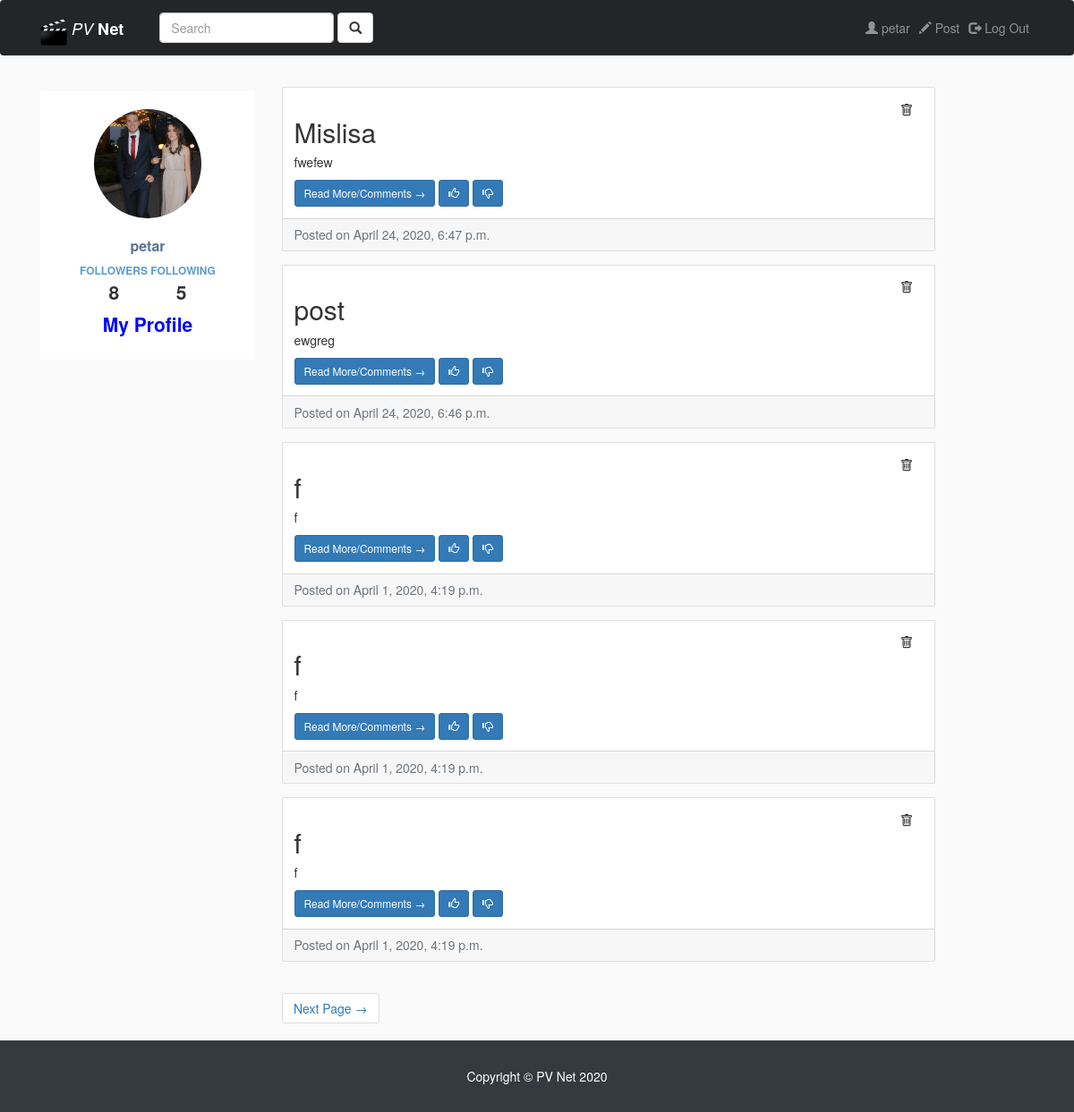
The page /users/profile/1/ (signed in) on the database as committed earlier.
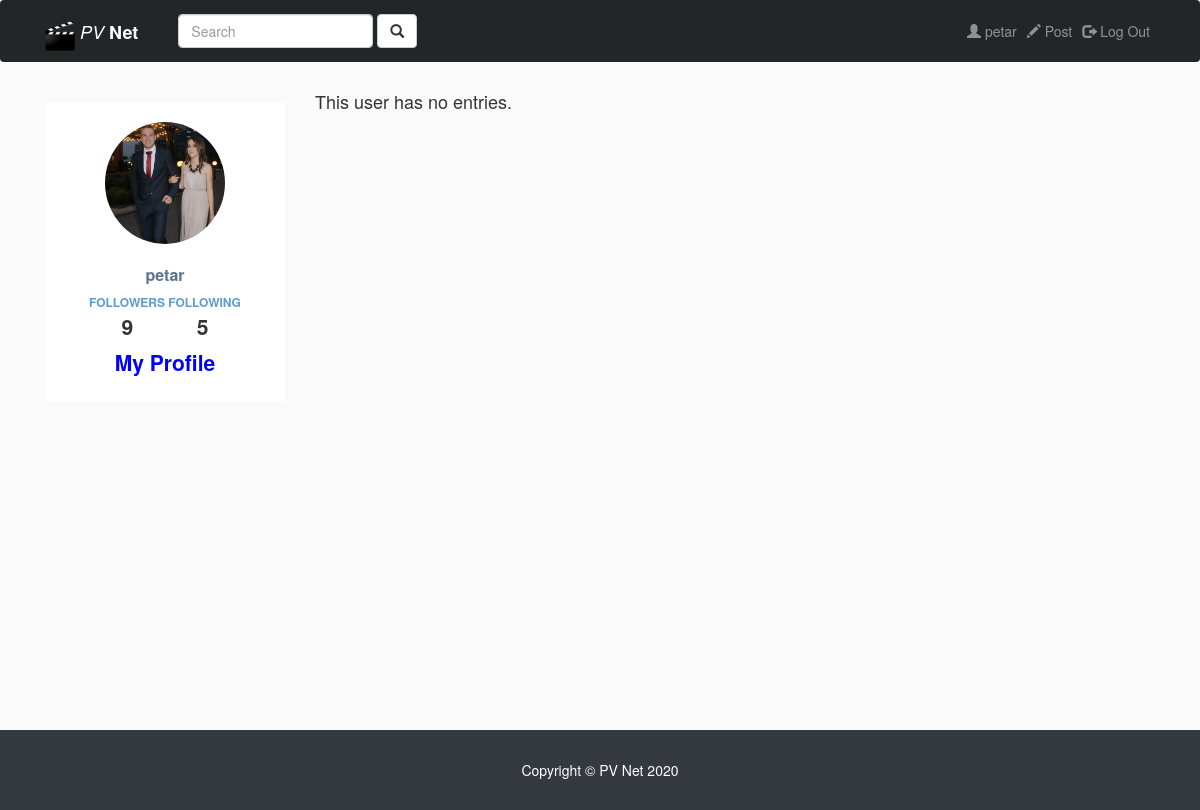
The same page on the database as committed later.
### users/models.py (models this page shows, shortened)
class UserProfile(models.Model):
    user = models.OneToOneField(User, on_delete = models.CASCADE)
    image = models.ImageField(upload_to="images/", blank=True)
    class Meta:
        verbose_name_plural = 'ProfileUsers'

### entries/models.py (models this page shows, shortened)
class Entry(models.Model):
    entry_title = models.CharField(max_length=50)
    entry_text = models.TextField()
    entry_date = models.DateTimeField(auto_now_add=True)
    entry_author = models.ForeignKey(User, on_delete = models.CASCADE)
    class Meta:
        verbose_name_plural = 'entries'

### users/views.py (the view)
# urls.py: path('profile/<int:pk>/', views.ProfileView.as_view(), name='profile'),
class ProfileView(ListView):
    model = Entry
    template_name = 'users/profile.html'
    context_object_name = "profile_entries"
    paginate_by = 5
    def get_queryset(self):
        return Entry.objects.filter(entry_author_id=self.kwargs['pk']).order_by('-entry_date')
    def get_context_data(self, **kwargs):
        context = super().get_context_data(**kwargs)
        user = User.objects.filter(pk=self.kwargs['pk'])[0]
        is_following = user.userprofile.followers.all().filter(follower=self.request.user.userprofile).exists()
        followers_number = user.userprofile.followers.all().count()
        following_number = user.userprofile.following.all().count()
        context['followers_number'] = followers_number
        context['following_number'] = following_number
        context['entry_user'] = user
        context['is_following'] = is_following
        return context

### users/templates/users/profile.html
{% extends "entries/base.html" %}
{% load static %}
{% block content %}
<div class="row profile">
		<div class="col-md-3">
			<div class="profile-sidebar">
				<div class="profile-userpic">
          {% if entry_user.userprofile.image %}
          <img src="{{entry_user.userprofile.image.url}}" class="img-responsive" alt="No image">
            {% else %}
          <img class="img-responsive" src="{% static 'photo/no-photo.png' %}" alt="No image">
          {% endif %}
				</div>
				<div class="profile-userbuttons">
          <div id="follow-section">
            {% include "users/follow.html" %}
          </div>
				</div>
			</div>
		</div>
	</div>
	<div class="col-md-8">
		<div id="delete-section">
			{% include "users/userEntries.html" %}
		</div>
	</div>
{% endblock %}

### entries/templates/entries/base.html (shortened to what this page needs)
{% load static %}
<!DOCTYPE html>
<html lang="en">
<head>
  <link href="{% static "entries/vendor/bootstrap/css/bootstrap.min.css" %}" rel="stylesheet">
  <link rel="stylesheet" href="https://maxcdn.bootstrapcdn.com/bootstrap/3.3.7/css/bootstrap.min.css">
  <link href="{% static "entries/css/blog-home.css" %}" rel="stylesheet">
</head>
<body>
  <div class="wrapper">
  <nav class="navbar navbar-expand-lg navbar-dark bg-custom fixed-top">
    <div class="container">
      <a class="navbar-brand" href="{% url 'blog-home' %}"> <img src="{% static "photo/director.png" %}" width="30px" height="30px" class="d-inline-block align-top" style="background-color; white"> <i>PV </i><b>Net</b> </a>
      {% if user.is_authenticated %}
      <form class="navbar-form navbar-left" method="GET" action="{% url 'user_search' %}">
      <div class="form-group">
        <input type="text" class="form-control" name="search" placeholder="Search">
      </div>
      <button type="submit" class="btn btn-default"> <span class="glyphicon glyphicon-search"></span> </button>
    </form>
    {% endif %}
      <div class="collapse navbar-collapse" id="navbarResponsive">
      <ul class="nav navbar-nav navbar-right">
          {% if user.is_authenticated %}
          <li class="nav-item">
            <a class="nav-link" href="{% url 'profile' user.pk %}"> <span class="glyphicon glyphicon-user"> </span> {{user.username}}</a>
          </li>
          <li class="nav-item">
            <a class="nav-link" href="{% url 'create_entry' %}"> <span class="glyphicon glyphicon-pencil"></span> Post </a>
          </li>
          <li class="nav-item">
            <a class="nav-link" href="{% url 'logout' %}"> <span class="glyphicon glyphicon-log-out"> </span> Log Out</a>
          </li>
          {% endif %}
        </ul>
      </div>
    </div>
  </nav>
  <div class="container">
    <div class="row">
    {% block content %} {% endblock %}
    </div>
  </div>
  </div>
  <footer class="py-5 bg-dark">
    <div class="container">
      <p class="m-0 text-center text-white">Copyright &copy; PV Net 2020</p>
    </div>
  </footer>
</body>
</html>

### users/templates/users/follow.html
<div class="profile-usertitle">
  <div class="profile-usertitle-name">
    {% if entry_user.username%}
    {{entry_user.username}}
    {% else %}
    {{ username }}
    {% endif %}
  </div>
  <div class="profile-usertitle-job">
    Followers Following
  </div>
  <span class="followers-following f">
  {{ followers_number }}
</span>
<span class="followers-following fer">
{{ following_number }}
</span>
</div>
{% if request.user.is_authenticated %}
  {% if request.user != entry_user %}
  <form method="post">
    {% csrf_token %}
    {% if is_following %}
      {% if user_follow %}
        <button type="button" id="follow"  class="btn btn-danger btn-sm" value="{{ user_follow.pk }}" name="button">Unfollow</button>
      {% else %}
        <button type="button" id="follow"  class="btn btn-danger btn-sm" value="{{ entry_user.pk }}" name="button">Unfollow</button>
      {% endif %}
      {% else %}
        {% if user_follow %}
          <button type="button" id="follow" class="btn btn-success btn-sm" value="{{ user_follow.pk }}" name="button">Follow</button>
        {% else %}
          <button type="button" id="follow" class="btn btn-success btn-sm" value="{{ entry_user.pk }}" name="button">Follow</button>
        {% endif %}
    {% endif %}
  </form>
  {% else %}
  <h5 style="color: blue; font-size: 1.5em; font-weight: bold;"> My Profile</h5>
  {% endif %}
{% endif %}

### users/templates/users/userEntries.html (shortened to what this page needs)
    {% for entry in profile_entries %}
    <div class="card mb-4 mt-4">
    <div class="card-body">
            {% if entry.entry_author == request.user %}
                <form method="POST">
                    <div class="delete-button">
                        <button class="button" type="submit" id="delete" value="{{ entry.pk }}" onclick="return confirm('Are you sure you want to delete this?')">
                                </button>
                    </div>
                </form>
                {% endif %}
        <h2 class="card-title">{{ entry.entry_title }}</h2>
        <p class="card-text"> {{ entry.entry_text|truncatechars:100 }}</p>
        <a href="{% url 'entry-detail' entry.pk %}" class="btn btn-primary btn-sm">Read More/Comments &rarr;</a>
        <a href="" class="btn btn-primary btn-sm"> <span class="glyphicon glyphicon-thumbs-up"></span> </a>
  <a href="" class="btn btn-primary btn-sm"> <span class="glyphicon glyphicon-thumbs-down"></span> </a>
    </div>
    <div class="card-footer text-muted">
        Posted on {{ entry.entry_date }}
    </div>
    </div>
    {% empty %}
    <h4>This user has no entries.</h4>
    {% endfor %}
    {% if is_paginated %}
    <ul class="pagination justify-content-center mb-4">
    {% if page_obj.has_next %}
    <li class="page-item">
        <a class="page-link" href="?page={{ page_obj.next_page_number }}">Next Page &rarr;</a>
    </li>
    {% endif %}
    </ul>
    {% endif %}

### entries/static/entries/css/blog-home.css (style rules this page uses)
.profile { margin: 20px 0; }
.bg-custom, footer { background-color: #242526; }
.profile-sidebar { padding: 20px 0 10px 0; background: #fff; width: 240px; height: 300px; }
.profile-userpic img { float: none; margin: 0 auto; width: 50%; height: 122px; -webkit-border-radius: 50% !important; -moz-border-radius: 50% !important; border-radius: 50% !important; }
.profile-usertitle { text-align: center; margin-top: 20px; }
.profile-usertitle-name { color: #5a7391; font-size: 16px; font-weight: 600; margin-bottom: 7px; }
.profile-usertitle-job { text-transform: uppercase; color: #5b9bd1; font-size: 12px; font-weight: 600; margin-bottom: 0px; }
.followers-following { width: 60px; font-weight: bold; font-size: 1.5em; padding-left: 12%; padding-right: 12%; }
.profile-userbuttons { text-align: center; margin-top: 10px; }
.wrapper { min-height: calc(100vh - 70px); }
body { background: #fafafa; }

Rows that differ between the two databases and show on the page:
removed Entry: {{ entry.pk }} 33 (drawn), entry_title "Mislisa", entry_text "fwefew", entry_date "April 24, 2020, 6:47 p.m."
removed Entry: {{ entry.pk }} 32 (drawn), entry_title "post", entry_text "ewgreg", entry_date "April 24, 2020, 6:46 p.m."
removed Entry: {{ entry.pk }} 29 (drawn), entry_title "f", entry_text "f", entry_date "April 1, 2020, 4:19 p.m."
removed Entry: {{ entry.pk }} 28 (drawn), entry_title "f", entry_text "f", entry_date "April 1, 2020, 4:19 p.m."
removed Entry: {{ entry.pk }} 27 (drawn), entry_title "f", entry_text "f", entry_date "April 1, 2020, 4:19 p.m."
Other text that changed with them:
{{ followers_number }}: "8" → "9"
text no longer shown: "Next Page →"
text now shown: "This user has no entries."
